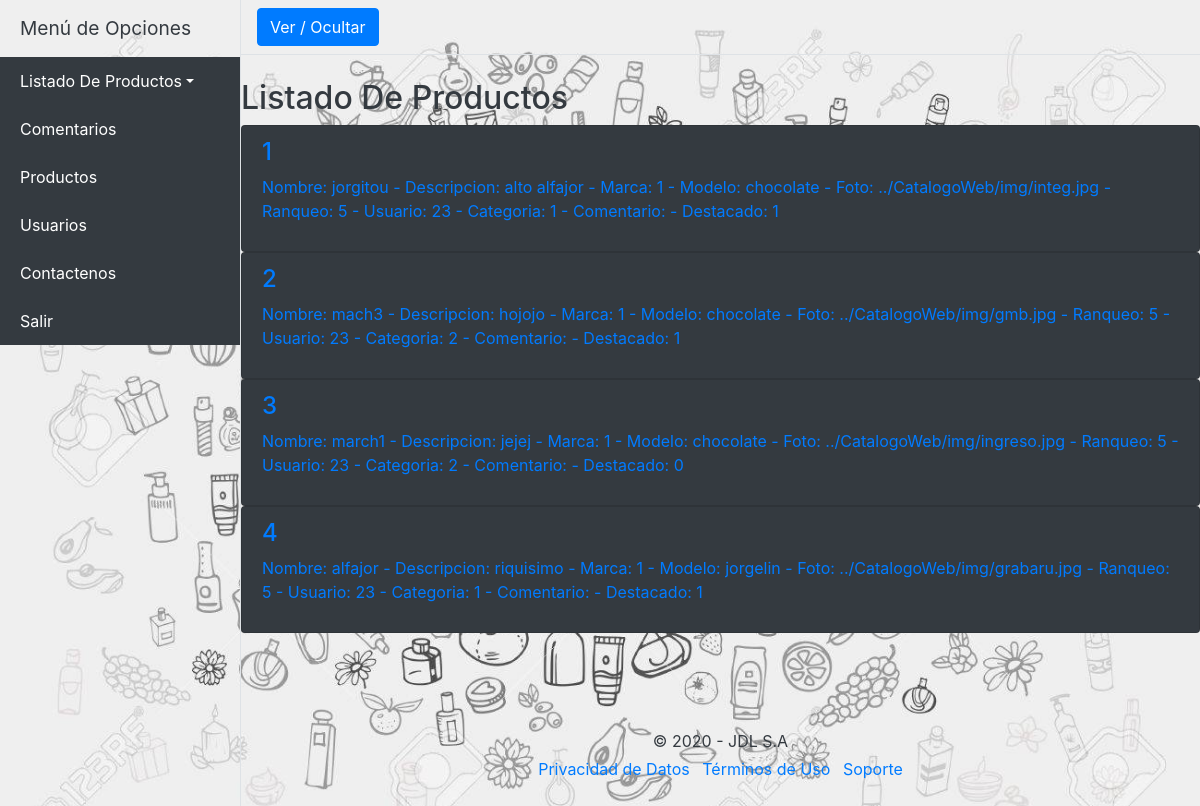
/listados/index.php, run on the app's committed database.
### tables this page shows
CREATE TABLE `productos` (
  `id_producto` int(8) NOT NULL,
  `nombre_producto` varchar(50) DEFAULT NULL,
  `descripcion_producto` varchar(100) DEFAULT NULL,
  `marca_producto` int(8) DEFAULT NULL,
  `modelo_producto` varchar(50) DEFAULT NULL,
  `foto_producto` longblob DEFAULT NULL,
  `ranqueo_producto` int(1) DEFAULT NULL,
  `usuario_producto` int(8) DEFAULT NULL,
  `categoria_producto` int(1) DEFAULT NULL,
  `subcategoria_producto` int(1) DEFAULT NULL,
  `destacado_producto` int(1) DEFAULT NULL,
  `activo_producto` int(1) DEFAULT NULL
);

### mlibs/body.php (the view, shortened to what this page needs)
<div class="d-flex" id="wrapper">
  <div class="bg-black border-right" id="sidebar-wrapper">
    <div class="sidebar-heading bg-black text-dark">Menú de Opciones</div>
      <div class="list-group list-group-flush">
        <a href="#pageSubmenu" data-toggle="collapse" aria-expanded="false" class="list-group-item list-group-item-action dropdown-toggle bg-dark text-white">Listado De Productos</a>
        <a href="../comentarios/" class="list-group-item list-group-item-action bg-dark text-white">Comentarios</a>
        <a href="../productos/" class="list-group-item list-group-item-action bg-dark text-white">Productos</a>
        <a href="../usuarios/" class="list-group-item list-group-item-action bg-dark text-white">Usuarios</a>
        <a href="../contacto/" class="list-group-item list-group-item-action bg-dark text-white">Contactenos</a>
        <a href="../" class="list-group-item list-group-item-action bg-dark text-white">Salir</a>
      </div>
    </div>
  <div id="page-content-wrapper align-self-center" >
    <nav class="navbar navbar-expand-lg navbar-light bg-black border-bottom">
      <button class="btn btn-primary" id="menu-toggle">Ver / Ocultar</button>
    </nav>
    <div class="mt-4 align-self-center text-left">
      <div class="mt-4 text-dark">
        <h2 class="mt-4">Listado De Productos</h2>
      </div>
      <?php
      	$long = count($productos);
      	for($i=0; $i< $long; $i++){
      ?>
	    <div class="list-group">
        <a 	<?php echo "href=modifica.php?id_producto=".$productos[$i]['id_producto'];?>
			   	class="list-group-item bg-dark">
			  	<h4 class="list-group-item-heading"> <?php echo $productos[$i]['id_producto'] ."";?> </h4>
          <p class="list-group-item-text"><?php 	echo "Nombre: " . $productos[$i]['nombre_producto'] ." - Descripcion: ";
                            echo $productos[$i]['descripcion_producto'] ." - Marca: ";
                            echo $productos[$i]['marca_producto'] ." - Modelo: ";
                            echo $productos[$i]['modelo_producto'] ." - Foto: ";
                            echo $productos[$i]['foto_producto'] ." - Ranqueo: ";
                            echo $productos[$i]['ranqueo_producto'] ." - Usuario: ";
                            echo $productos[$i]['usuario_producto'] ." - Categoria: ";
                            echo $productos[$i]['categoria_producto'] ." - Comentario: ";
                            echo $productos[$i]['comentario_producto'] ." - Destacado: ";
                            echo $productos[$i]['destacado_producto'] ."";
                            ?>
          </p>
			  </a>
      </div>
	    <?php  } ?>
    </div>
    <?php
      include "footer.php"
    ?>
  </div>
</div>

### libs/css/simple-sidebar.css (style rules this page uses)
body { overflow-x: hidden; }
#sidebar-wrapper { min-height: 100vh; margin-left: -15rem; -webkit-transition: margin .25s ease-out; -moz-transition: margin .25s ease-out; -o-transition: margin .25s ease-out; transition: margin .25s ease-out; }
#sidebar-wrapper .sidebar-heading { padding: 0.875rem 1.25rem; font-size: 1.2rem; }
#sidebar-wrapper .list-group { width: 15rem; }
@media (min-width: 768px) { #sidebar-wrapper { margin-left: 0; } }

### data on the page
productos: id_producto "1", nombre_producto "jorgitou", descripcion_producto "alto alfajor", marca_producto "1", modelo_producto "chocolate", foto_producto "../CatalogoWeb/img/integ.jpg", ranqueo_producto "5", usuario_producto "23", categoria_producto "1", destacado_producto "1"
productos: id_producto "2", nombre_producto "mach3", descripcion_producto "hojojo", marca_producto "1", modelo_producto "chocolate", foto_producto "../CatalogoWeb/img/gmb.jpg", ranqueo_producto "5", usuario_producto "23", categoria_producto "2", destacado_producto "1"
productos: id_producto "3", nombre_producto "march1", descripcion_producto "jejej", marca_producto "1", modelo_producto "chocolate", foto_producto "../CatalogoWeb/img/ingreso.jpg", ranqueo_producto "5", usuario_producto "23", categoria_producto "2", destacado_producto "0"
productos: id_producto "4", nombre_producto "alfajor", descripcion_producto "riquisimo", marca_producto "1", modelo_producto "jorgelin", foto_producto "../CatalogoWeb/img/grabaru.jpg", ranqueo_producto "5", usuario_producto "23", categoria_producto "1", destacado_producto "1"
